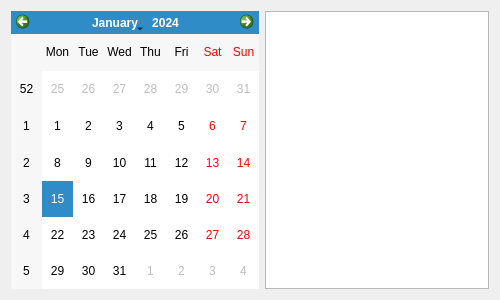
<?xml version="1.0" encoding="UTF-8"?>
<ui version="4.0">
 <class>frmLunarCalendarInfo</class>
 <widget class="QWidget" name="frmLunarCalendarInfo">
  <property name="geometry">
   <rect>
    <x>0</x>
    <y>0</y>
    <width>500</width>
    <height>300</height>
   </rect>
  </property>
  <property name="windowTitle">
   <string>Form</string>
  </property>
  <layout class="QHBoxLayout" name="horizontalLayout">
   <item>
    <widget class="QCalendarWidget" name="calendarWidget"/>
   </item>
   <item>
    <widget class="QTextEdit" name="textEdit"/>
   </item>
  </layout>
 </widget>
 <resources/>
 <connections/>
</ui>
